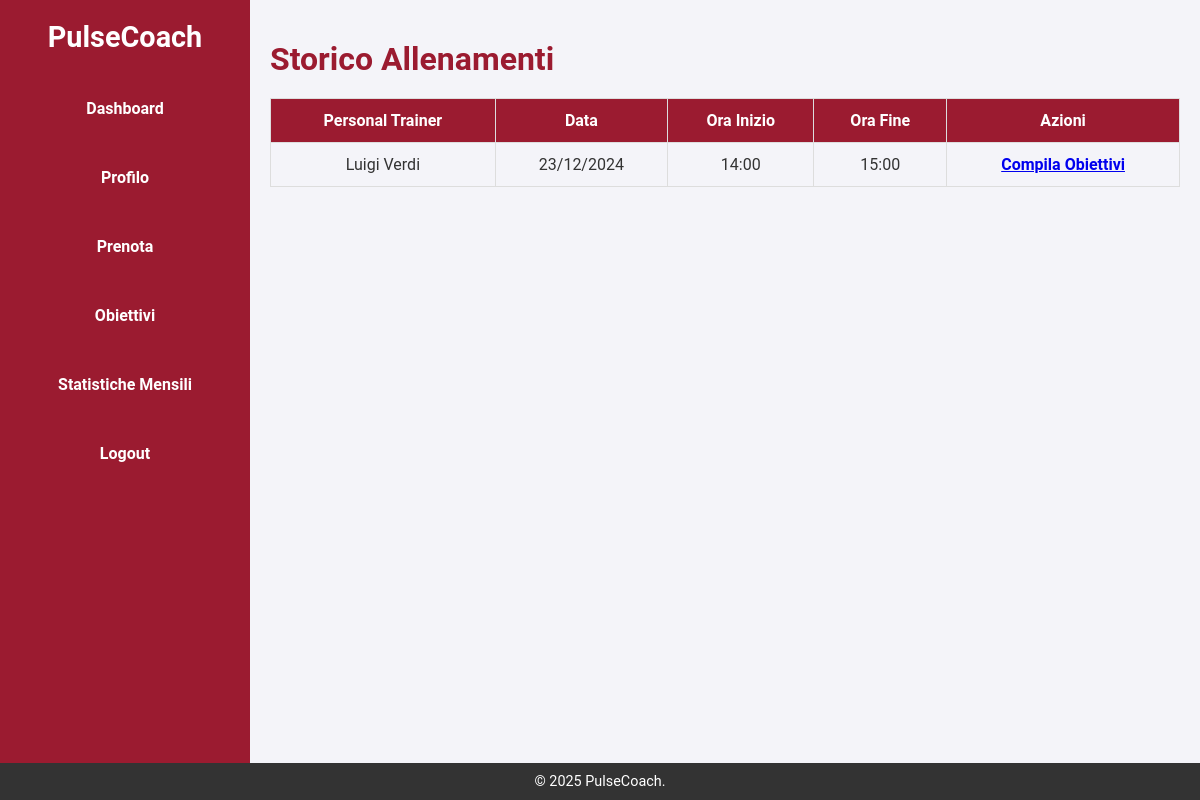
Screenshot of /php/obiettivi.php (signed in) with the database file from the repository.
### tables this page shows
CREATE TABLE `appuntamento` (
  `id` int(11) NOT NULL AUTO_INCREMENT,
  `utente_id` int(11) DEFAULT NULL,
  `personal_trainer_id` int(11) DEFAULT NULL,
  `data` date NOT NULL,
  `ora` time NOT NULL,
  `stato` enum('prenotato','confermato','cancellato') DEFAULT 'prenotato',
  PRIMARY KEY (`id`),
  KEY `utente_id` (`utente_id`),
  KEY `personal_trainer_id` (`personal_trainer_id`),
  CONSTRAINT `appuntamento_ibfk_1` FOREIGN KEY (`utente_id`) REFERENCES `utente` (`id`) ON DELETE CASCADE,
  CONSTRAINT `appuntamento_ibfk_2` FOREIGN KEY (`personal_trainer_id`) REFERENCES `personal_trainer` (`id`) ON DELETE CASCADE
);

### php/obiettivi.php (the view, shortened to what this page needs)
<?php
    include '../utility/functions.php';
    $user_id = $_SESSION["user_id"];
    $conn = getDBConnection();
    $sql = "SELECT a.id, CONCAT(p.nome, ' ', p.cognome) as pt, DATE_FORMAT(a.data, '%d/%m/%Y') as data, TIME_FORMAT(a.ora, '%H:%i') as ora_inizio, TIME_FORMAT((a.ora + INTERVAL 1 HOUR), '%H:%i') as ora_fine
            FROM appuntamento a INNER JOIN personal_trainer p ON a.personal_trainer_id = p.id
            WHERE a.utente_id = ? AND a.stato = 'confermato'";
    $stmt = $conn->prepare($sql);
    $stmt->bind_param("i", $user_id);
    $stmt->execute();
    $result = $stmt->get_result();
    $allenamenti = [];
    while ($row = $result->fetch_assoc()) {
        $allenamenti[] = $row;
    }
?>
<main>
    <section class="welcome-section">
        <h1>Storico Allenamenti</h1>
        <?php if (empty($allenamenti)) : ?>
            <p style="margin-top: 20px;">Non ci sono allenamenti da visualizzare</p>
        <?php else : ?>
            <table>
                <thead>
                    <tr>
                        <th>Personal Trainer</th>
                        <th>Data</th>
                        <th>Ora Inizio</th>
                        <th>Ora Fine</th>
                        <th>Azioni</th>
                    </tr>
                </thead>
                <tbody>
                    <?php foreach ($allenamenti as $allenamento) : ?>
                        <tr>
                            <td><?php echo htmlspecialchars($allenamento['pt']); ?></td>
                            <td><?php echo htmlspecialchars($allenamento['data']); ?></td>
                            <td><?php echo htmlspecialchars($allenamento['ora_inizio']); ?></td>
                            <td><?php echo htmlspecialchars($allenamento['ora_fine']); ?></td>
                            <td><a style="font-weight: bold;" href="compilaObiettivi.php?allenamento_id=<?php echo $allenamento['id']; ?>">Compila Obiettivi</a></td>
                        </tr>
                    <?php endforeach; ?>
                </tbody>
            </table>
        <?php endif; ?>
    </section>
</main>

### css/home.css (style rules this page uses)
* { margin: 0; padding: 0; box-sizing: border-box; }
body { font-family: 'Roboto', sans-serif; background-color: #f4f4f9; color: #333; display: flex; min-height: 100vh; flex-direction: column; }
main { flex: 1; padding: 40px 20px; }

### css/utility.css (style rules this page uses)
section > h1 { color: #9B1B30; font-size: 2em; }
table { width: 100%; border-collapse: collapse; margin-top: 20px; }
th, td { padding: 12px; border: 1px solid #ddd; text-align: center; }
th { background-color: #9B1B30; color: white; }
main h1 { color: #9B1B30; }

### rows the page displays
appuntamento: pt "Luigi Verdi", data "23/12/2024", ora_inizio "14:00", ora_fine "15:00"
